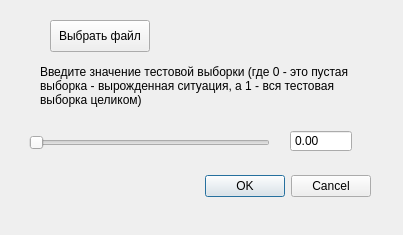
<?xml version="1.0" encoding="UTF-8"?>
<ui version="4.0">
 <class>TestDialog</class>
 <widget class="QDialog" name="TestDialog">
  <property name="geometry">
   <rect>
    <x>0</x>
    <y>0</y>
    <width>403</width>
    <height>235</height>
   </rect>
  </property>
  <property name="windowTitle">
   <string>Dialog</string>
  </property>
  <widget class="QDialogButtonBox" name="button_box">
   <property name="geometry">
    <rect>
     <x>30</x>
     <y>170</y>
     <width>341</width>
     <height>32</height>
    </rect>
   </property>
   <property name="orientation">
    <enum>Qt::Horizontal</enum>
   </property>
   <property name="standardButtons">
    <set>QDialogButtonBox::Cancel|QDialogButtonBox::Ok</set>
   </property>
  </widget>
  <widget class="QSlider" name="value_slider">
   <property name="geometry">
    <rect>
     <x>29</x>
     <y>130</y>
     <width>241</width>
     <height>25</height>
    </rect>
   </property>
   <property name="maximum">
    <number>100</number>
   </property>
   <property name="orientation">
    <enum>Qt::Horizontal</enum>
   </property>
  </widget>
  <widget class="QDoubleSpinBox" name="value_spinbox">
   <property name="geometry">
    <rect>
     <x>290</x>
     <y>130</y>
     <width>62</width>
     <height>22</height>
    </rect>
   </property>
   <property name="readOnly">
    <bool>true</bool>
   </property>
   <property name="buttonSymbols">
    <enum>QAbstractSpinBox::NoButtons</enum>
   </property>
   <property name="maximum">
    <double>1.000000000000000</double>
   </property>
   <property name="singleStep">
    <double>0.100000000000000</double>
   </property>
  </widget>
  <widget class="QLabel" name="label">
   <property name="geometry">
    <rect>
     <x>40</x>
     <y>60</y>
     <width>341</width>
     <height>51</height>
    </rect>
   </property>
   <property name="text">
    <string>Введите значение тестовой выборки (где 0 - это пустая выборка - вырожденная ситуация, а 1 - вся тестовая выборка целиком)</string>
   </property>
   <property name="wordWrap">
    <bool>true</bool>
   </property>
  </widget>
  <widget class="QLabel" name="file_name_label">
   <property name="geometry">
    <rect>
     <x>180</x>
     <y>10</y>
     <width>181</width>
     <height>41</height>
    </rect>
   </property>
   <property name="frameShape">
    <enum>QFrame::NoFrame</enum>
   </property>
   <property name="text">
    <string/>
   </property>
   <property name="alignment">
    <set>Qt::AlignCenter</set>
   </property>
   <property name="wordWrap">
    <bool>true</bool>
   </property>
  </widget>
  <widget class="QPushButton" name="choose_file_button">
   <property name="geometry">
    <rect>
     <x>50</x>
     <y>20</y>
     <width>100</width>
     <height>32</height>
    </rect>
   </property>
   <property name="text">
    <string>Выбрать файл</string>
   </property>
  </widget>
 </widget>
 <resources/>
 <connections>
  <connection>
   <sender>button_box</sender>
   <signal>accepted()</signal>
   <receiver>TestDialog</receiver>
   <slot>accept()</slot>
   <hints>
    <hint type="sourcelabel">
     <x>248</x>
     <y>254</y>
    </hint>
    <hint type="destinationlabel">
     <x>157</x>
     <y>274</y>
    </hint>
   </hints>
  </connection>
  <connection>
   <sender>button_box</sender>
   <signal>rejected()</signal>
   <receiver>TestDialog</receiver>
   <slot>reject()</slot>
   <hints>
    <hint type="sourcelabel">
     <x>316</x>
     <y>260</y>
    </hint>
    <hint type="destinationlabel">
     <x>286</x>
     <y>274</y>
    </hint>
   </hints>
  </connection>
 </connections>
</ui>
